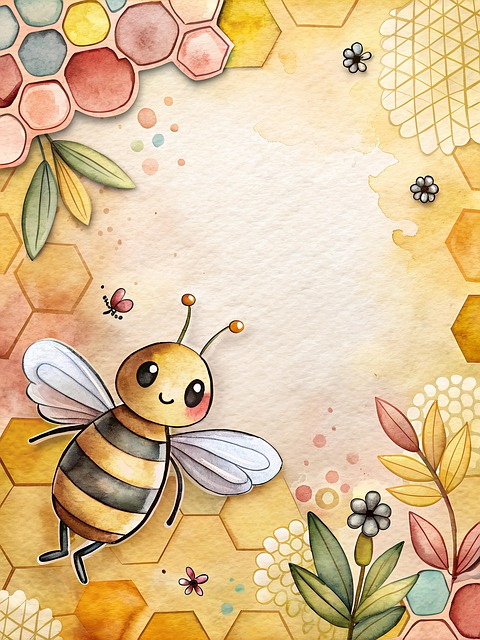
#> input picture ComputerVision/Class 01 Introduction/bee-8790316_640.jpg, 480 x 640 px, found by its file name
$ jupyter execute --allow-errors Edge_Detection_Canny.ipynb   (older library calls are emulated)
#> lines starting #> are read from the running program, lines starting #| are printed output that depends on the picture
[cell 1]
import cv2
import numpy as np
import matplotlib.pyplot as plt

# Step 0: Sample image
img = np.array([
    [10, 10, 10, 10, 10],
    [10, 50, 50, 50, 10],
    [10, 50, 255, 50, 10],
    [10, 50, 50, 50, 10],
    [10, 10, 10, 10, 10]
], dtype=np.uint8)

plt.imshow(img, cmap='gray')
plt.title("Original Image")
plt.show()
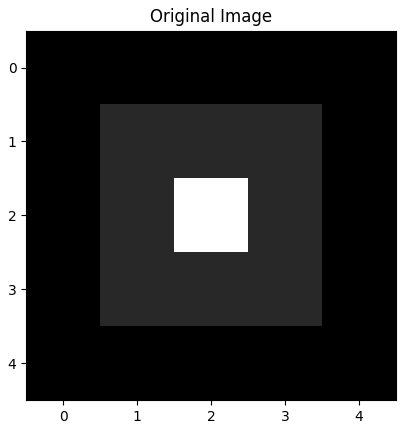
#> figure drawn by matplotlib, 1 panel

[cell 2]
## Canny Edge Detection

#> (a cell that did not finish here is left out)

#> (a cell that did not finish here is left out)

[cell 5]
import cv2
import numpy as np
import matplotlib.pyplot as plt

# Step 0: Load Image (grayscale)
img = cv2.imread('bee-8790316_640.jpg', cv2.IMREAD_GRAYSCALE)
#> img: shape (640, 480); min 0, max 255, mean 196.2

# Step 1: Noise Reduction using Gaussian Blur
blurred = cv2.GaussianBlur(img, (5, 5), 1.4)
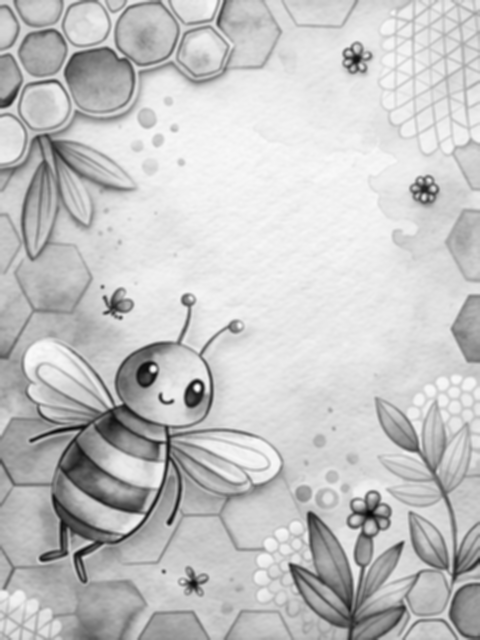
#> blurred: shape (640, 480); min 6, max 252, mean 196.2

# Step 2: Compute Gradients using Sobel
sobelx = cv2.Sobel(blurred, cv2.CV_64F, 1, 0)
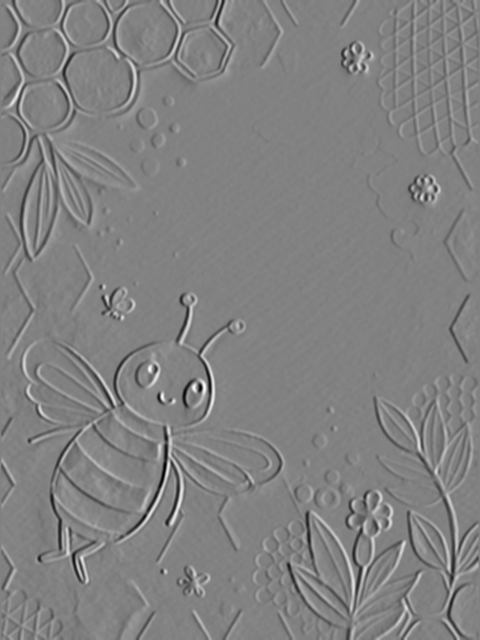
#> sobelx: shape (640, 480) float64; min -514, max 495, mean 0.2; drawn with min black and max white
sobely = cv2.Sobel(blurred, cv2.CV_64F, 0, 1)
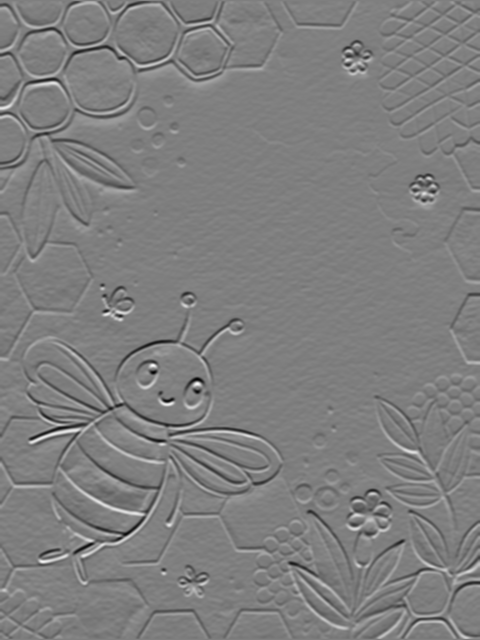
#> sobely: shape (640, 480) float64; min -499, max 501, mean -0.4; drawn with min black and max white

gradient_magnitude = np.hypot(sobelx, sobely)
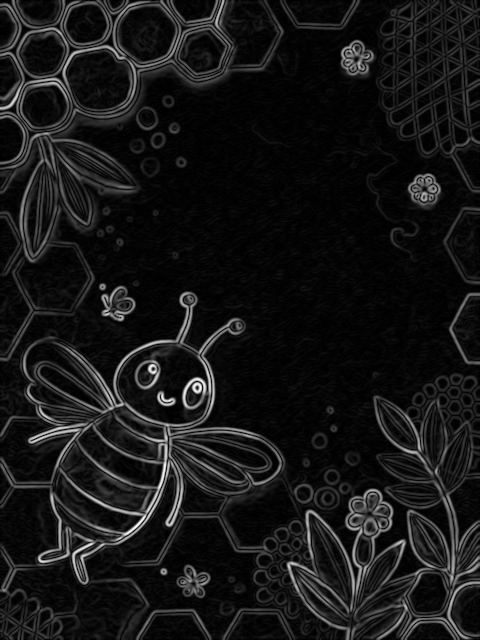
#> gradient_magnitude: shape (640, 480) float64; min 0, max 529.2, mean 47.6; drawn with min black and max white
gradient_direction = np.arctan2(sobely, sobelx) * 180 / np.pi
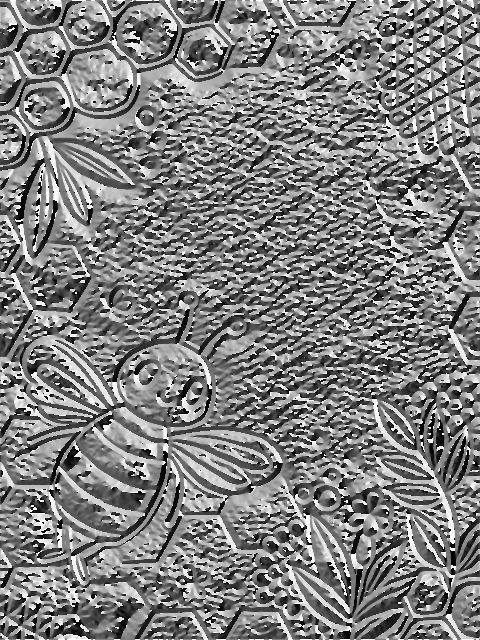
#> gradient_direction: shape (640, 480) float64; min -179.9, max 180, mean 2; drawn with min black and max white
gradient_direction %= 180  # Convert to [0, 180)
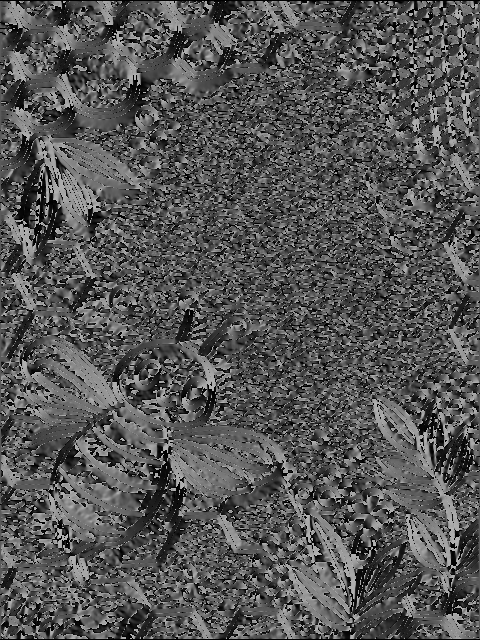
#> gradient_direction: shape (640, 480) float64; min 0, max 179.8, mean 85.2

# Step 3: Non-Maximum Suppression
def non_max_suppression(grad_mag, grad_dir):
    H, W = grad_mag.shape
#> H = 640; W = 480
    output = np.zeros((H, W), dtype=np.float32)
    for i in range(1, H-1):
        for j in range(1, W-1):
            angle = grad_dir[i, j]
            q = 255
            r = 255

            if (0 <= angle < 22.5) or (157.5 <= angle < 180):
                q = grad_mag[i, j+1]
                r = grad_mag[i, j-1]
            elif (22.5 <= angle < 67.5):
                q = grad_mag[i-1, j+1]
                r = grad_mag[i+1, j-1]
            elif (67.5 <= angle < 112.5):
                q = grad_mag[i-1, j]
                r = grad_mag[i+1, j]
            elif (112.5 <= angle < 157.5):
                q = grad_mag[i-1, j-1]
                r = grad_mag[i+1, j+1]

            if (grad_mag[i, j] >= q) and (grad_mag[i, j] >= r):
                output[i, j] = grad_mag[i, j]
            else:
                output[i, j] = 0
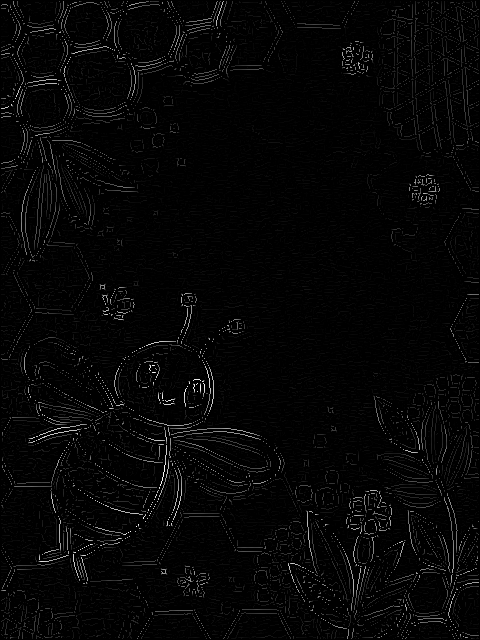
#> output: shape (640, 480) float32; min 0, max 529.2, mean 12.5; drawn with min black and max white

    return output

nms = non_max_suppression(gradient_magnitude, gradient_direction)

# Step 4: Double Thresholding
def double_threshold(img, low, high):
#> called with low = 50, high = 100
    strong = 255
    weak = 75

    strong_i, strong_j = np.where(img >= high)
#> strong_i = 12667 values from 1 to 638; strong_j = 12667 values, max 478 at index 279, min 1 at index 140, mean 210.6
    weak_i, weak_j = np.where((img <= high) & (img >= low))
#> weak_i = 7828 values from 1 to 638; weak_j = 7828 values, max 478 at index 222, min 1 at index 1801, mean 270

    result = np.zeros_like(img)
    result[strong_i, strong_j] = strong
    result[weak_i, weak_j] = weak

    return result, weak, strong

dt_result, weak, strong = double_threshold(nms, low=50, high=100)
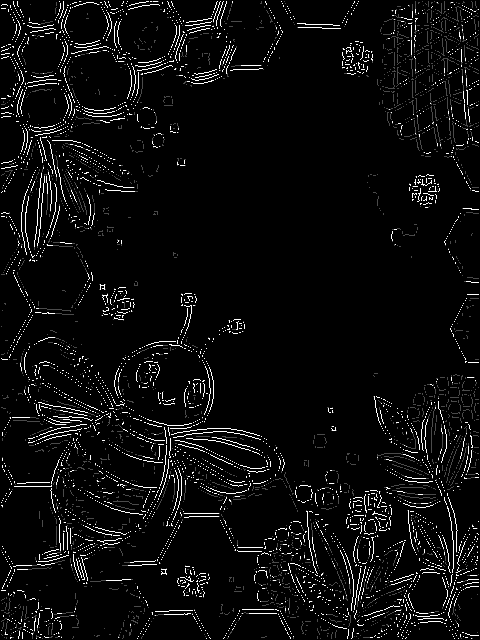
#> dt_result: shape (640, 480) float32; min 0, max 255, mean 12.4
#> weak = 75; strong = 255

# Step 5: Edge Tracking by Hysteresis
def hysteresis(img, weak=75, strong=255):
#> called with weak = 75, strong = 255
    H, W = img.shape
#> H = 640; W = 480
    for i in range(1, H-1):
        for j in range(1, W-1):
            if img[i, j] == weak:
                if ((img[i+1, j-1] == strong) or (img[i+1, j] == strong) or (img[i+1, j+1] == strong)
                    or (img[i, j-1] == strong) or (img[i, j+1] == strong)
                    or (img[i-1, j-1] == strong) or (img[i-1, j] == strong) or (img[i-1, j+1] == strong)):
                    img[i, j] = strong
                else:
                    img[i, j] = 0
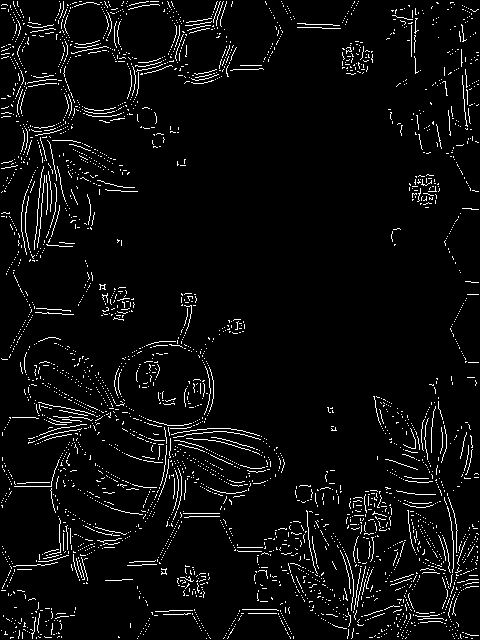
#> img: shape (640, 480) float32; 4.7% white in thin lines or dots
    return img

final_edges = hysteresis(dt_result)

# Show Results
plt.figure(figsize=(15, 5))

plt.subplot(1, 3, 1)
plt.title("Original")
plt.imshow(img, cmap='gray')

plt.subplot(1, 3, 2)
plt.title("Non-Max Suppression")
plt.imshow(nms, cmap='gray')

plt.subplot(1, 3, 3)
plt.title("Final Edges (Canny)")
plt.imshow(final_edges, cmap='gray')

plt.tight_layout()
plt.show()
